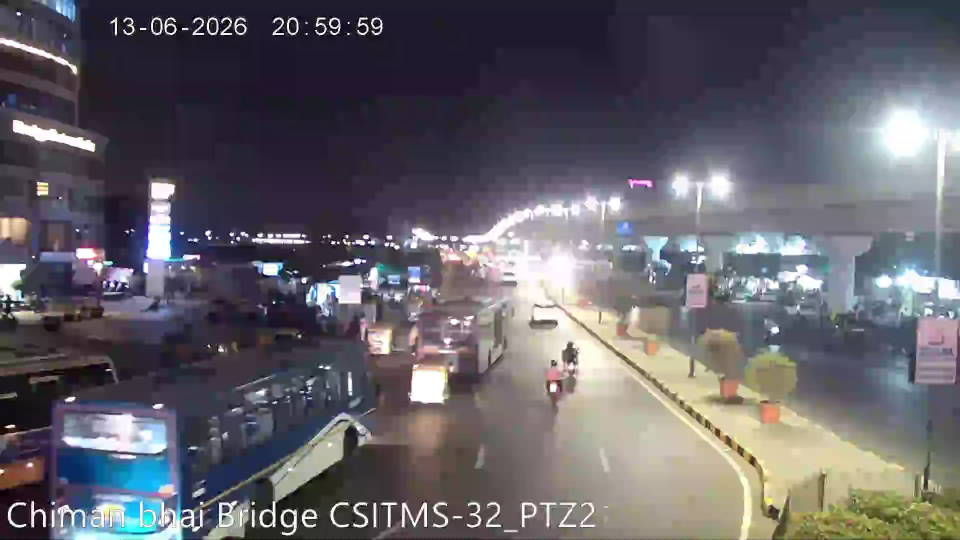
#> input picture backend/snapshots/cam01.jpg, 1920 x 1080 px (shown at 1/2 size)
$ python -i test_precision_detector.py   (imports and definitions only)   (older library calls are emulated)
#> lines starting #> are read from the running program, lines starting #| are printed output that depends on the picture
import cv2
import numpy as np
from pathlib import Path
from ultralytics import YOLO

BASE_DIR = Path(__file__).resolve().parent
SNAPSHOTS_DIR = BASE_DIR.parent / "backend" / "snapshots"
OUTPUT_DIR = BASE_DIR / "dataset" / "_precision_preview"
# [1 line not run here, left out]

# [1 line that did not run here, left out]
# [1 line that did not run here, left out]

# [28 lines left out: function verify_plate_region, not called in this run]

def detect_plates_precision(img):
    h, w = img.shape[:2]
    # Vehicle detection
    v_res = v_model.predict(img, classes=[2, 3, 5, 7], conf=0.25, verbose=False)
    v_boxes = v_res[0].boxes

    detected_plates = []

    for vb in v_boxes:
        cls_id = int(vb.cls[0])
        cls_name = v_model.names[cls_id] # 'car', 'motorcycle', 'bus', 'truck'
        vx1, vy1, vx2, vy2 = [int(v) for v in vb.xyxy[0].cpu().numpy()]
        vw, vh = vx2 - vx1, vy2 - vy1

        if vw < 30 or vh < 30:
            continue

        # For 4-wheelers: bumper is in lower 50%
        # For 2-wheelers: plate can be center-rear or front fender
        if cls_name in ["car", "bus", "truck"]:
            y_start = vy1 + int(vh * 0.45)
            vcrop = img[y_start:vy2, vx1:vx2]
            offset_y = y_start
        else:
            vcrop = img[vy1:vy2, vx1:vx2]
            offset_y = vy1

        cw, ch = vcrop.shape[1], vcrop.shape[0]
        if ch < 12 or cw < 18:
            continue

        # Super-Resolution + CLAHE enhancement
        lab = cv2.cvtColor(vcrop, cv2.COLOR_BGR2LAB)
        l, a, b_ch = cv2.split(lab)
        clahe = cv2.createCLAHE(clipLimit=2.5, tileGridSize=(8, 8))
        cl = clahe.apply(l)
        enhanced = cv2.cvtColor(cv2.merge((cl, a, b_ch)), cv2.COLOR_LAB2BGR)

        scale_factor = max(1.0, 256.0 / max(cw, ch))
        target_w = int(cw * scale_factor)
        target_h = int(ch * scale_factor)
        upscaled = cv2.resize(enhanced, (target_w, target_h), interpolation=cv2.INTER_LANCZOS4)

        # Plate neural prediction on upscaled contrast crop
        p_res = p_model.predict(upscaled, conf=0.12, verbose=False)
        p_boxes = p_res[0].boxes

        for pb in p_boxes:
            conf = float(pb.conf[0])
            bx1, by1, bx2, by2 = [int(v) for v in pb.xyxy[0].cpu().numpy()]

            # Map back to original unscaled crop coordinates
            rx1 = int(bx1 / scale_factor)
            ry1 = int(by1 / scale_factor)
            rx2 = int(bx2 / scale_factor)
            ry2 = int(by2 / scale_factor)
            pw, ph = rx2 - rx1, ry2 - ry1

            if pw < 10 or ph < 6:
                continue

            aspect = pw / float(ph)

            # Global image coordinates
            gx1 = vx1 + rx1
            gy1 = offset_y + ry1
            gx2 = gx1 + pw
            gy2 = gy1 + ph

            # Extract plate patch for verification
            plate_patch = img[gy1:gy2, gx1:gx2]
            if not verify_plate_region(plate_patch):
                continue # Rejects false positives like wheels or bumper textures

            # Calibrated Single-Line vs Two-Line determination:
            # - Motorcycles & Scooters: two_line
            # - Cars / Trucks / Buses: single_line (if aspect >= 1.6 due to 45 deg perspective)
            if cls_name in ["motorcycle"]:
                is_single = False
            elif cls_name in ["car", "bus", "truck"]:
                if aspect >= 1.6:
                    is_single = True
                else:
                    # If very square on a car rear (e.g. commercial vehicle)
                    is_single = False
            else:
                is_single = aspect >= 2.1

            label = "plate_single_line" if is_single else "plate_two_line"
            detected_plates.append({
                "box": (gx1, gy1, gx2, gy2),
                "cls_name": label,
                "aspect": aspect,
                "conf": conf,
                "vehicle_type": cls_name
            })

    return detected_plates

# [44 lines left out: function test_precision, not called in this run]

# [2 lines not run here, left out]

>>> import cv2
>>> picture = cv2.imread('../backend/snapshots/cam01.jpg', cv2.IMREAD_GRAYSCALE)
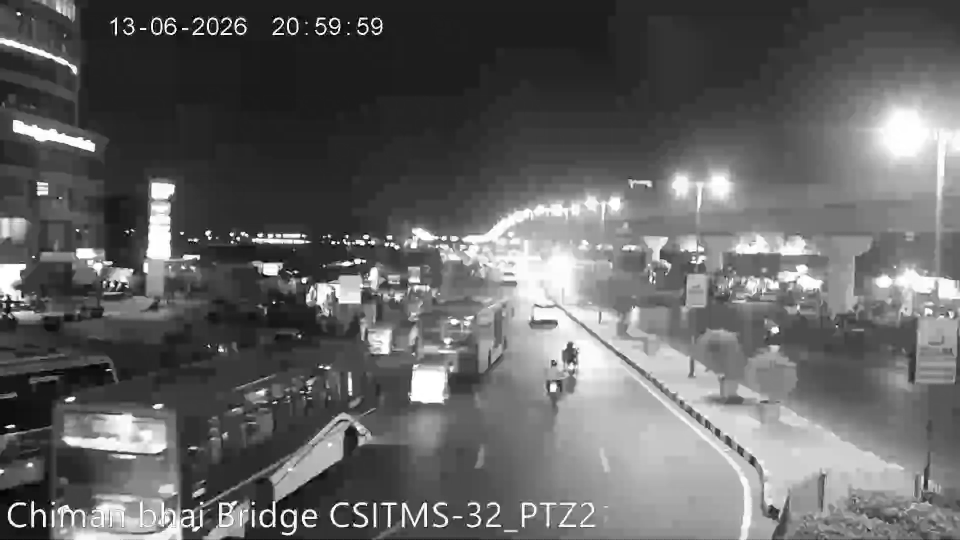
#> picture: shape (1080, 1920) (shown at 1/2 size); min 0, max 255, mean 99.3
>>> result = detect_plates_precision(picture)
#> (the run stopped early here; a loop or call above may not have finished)
